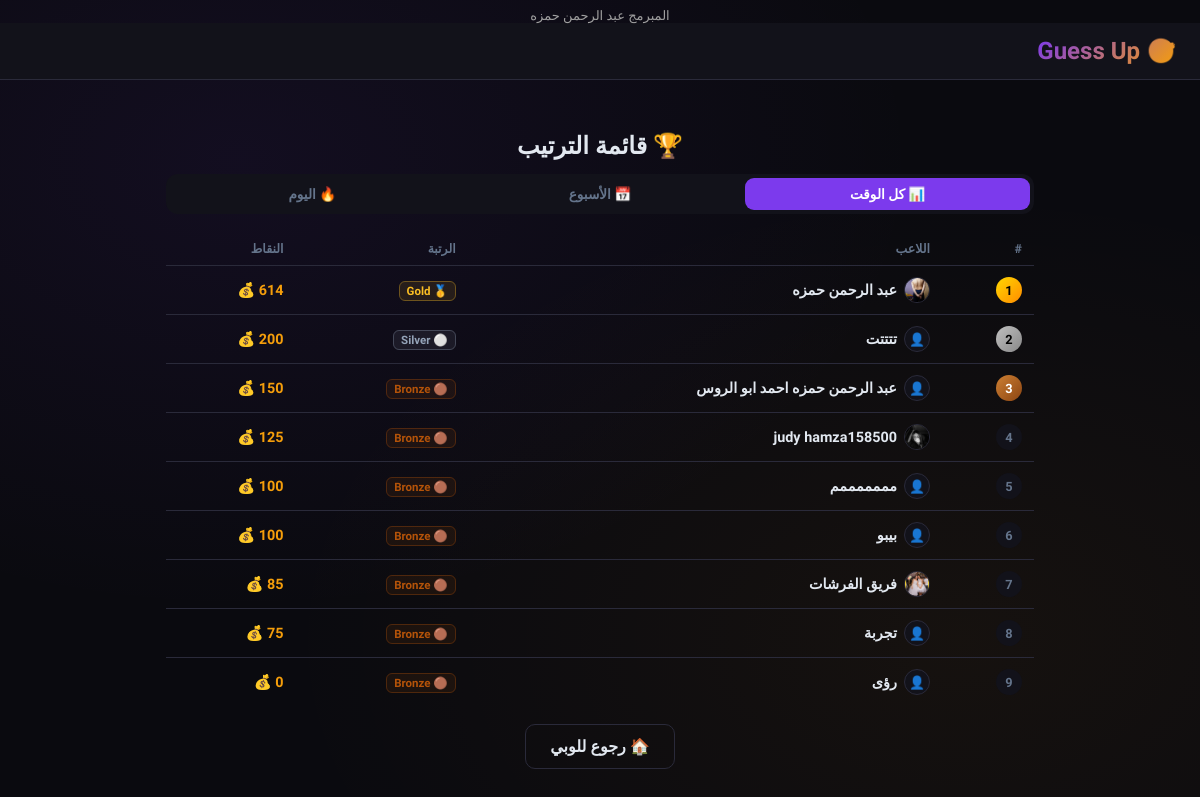
The app's page /leaderboard with its own data.
### models.py (models this page shows, shortened)
class Player(db.Model):
    __tablename__     = 'players'
    id                = db.Column(db.Integer, primary_key=True)
    player_name       = db.Column(db.String(50), unique=True, nullable=False)
    password_hash     = db.Column(db.String(256), nullable=False)
    points            = db.Column(db.Integer, default=100)
    xp                = db.Column(db.Integer, default=0)       # م12: XP
    win_streak        = db.Column(db.Integer, default=0)       # م4: Streak
    best_streak       = db.Column(db.Integer, default=0)       # م4: أحسن streak
    last_daily_reward = db.Column(db.DateTime, nullable=True)  # م2: Daily Reward
    avatar            = db.Column(db.String(200), nullable=True)
    created_at        = db.Column(db.DateTime, default=datetime.utcnow)
    @property
    def rank(self):
        if self.points >= 1000: return {'name': 'Diamond', 'icon': '💎', 'color': '#60a5fa'}
        if self.points >= 500:  return {'name': 'Gold',    'icon': '🥇', 'color': '#fbbf24'}
        if self.points >= 200:  return {'name': 'Silver',  'icon': '⚪', 'color': '#94a3b8'}
        return                         {'name': 'Bronze',  'icon': '🟤', 'color': '#b45309'}

### app.py (the view)
@app.route('/leaderboard')
def leaderboard():
    all_time = get_leaderboard(20)
    week_ago = datetime.utcnow() - timedelta(days=7)
    today    = datetime.utcnow() - timedelta(hours=24)
    def weekly_board(since, lim=20):
        rows = (db.session.query(Match.winner_id,
                    db.func.sum(Match.bet).label('earned'),
                    db.func.count(Match.id).label('wins'))
                .filter(Match.created_at >= since, Match.winner_id != None)
                .group_by(Match.winner_id)
                .order_by(db.func.sum(Match.bet).desc()).limit(lim).all())
        return [{'player': get_player_by_id(r.winner_id),
                 'earned': r.earned, 'wins': r.wins}
                for r in rows if get_player_by_id(r.winner_id)]
    return render_template('leaderboard.html',
                           players=all_time,
                           weekly=weekly_board(week_ago),
                           today=weekly_board(today))

### auth.py (called while the page is built)
def get_player_by_id(player_id):
    return Player.query.filter_by(id=player_id).first()

### points.py (called while the page is built)
def get_leaderboard(limit=20):
    return Player.query.order_by(Player.points.desc()).limit(limit).all()

### templates/Leaderboard.html (shortened to what this page needs)
{% extends 'base.html' %}
{% block content %}
<div class="container">
    <div style="text-align:center;padding:20px 0 14px">
        <h1 style="font-size:1.5rem;font-weight:900">🏆 قائمة الترتيب</h1>
    </div>
    <div class="lb-tabs">
        <button class="lb-tab active" onclick="switchTab('alltime',this)">📊 كل الوقت</button>
        <button class="lb-tab"       onclick="switchTab('weekly',this)">📅 الأسبوع</button>
        <button class="lb-tab"       onclick="switchTab('today',this)">🔥 اليوم</button>
    </div>
    <div id="tab-alltime">
        {% if players %}
        <table class="lb-table">
            <thead><tr><th>#</th><th>اللاعب</th><th>الرتبة</th><th>النقاط</th></tr></thead>
            <tbody>
            {% for p in players %}
            {% set r = p.rank %}
            <tr {% if session.player_id == p.id %}class="me-row"{% endif %}>
                <td>
                    <span class="rank-badge rank-{% if loop.index<=3 %}{{loop.index}}{% else %}n{% endif %}">
                        {{loop.index}}
                    </span>
                </td>
                <td>
                    <a href="/player/{{ p.id }}" class="player-link">
                        {% if p.avatar %}
                            <img src="/static/avatars/{{ p.avatar }}" class="avatar-xs" alt="">
                        {% else %}
                            <span class="avatar-xs-ph">👤</span>
                        {% endif %}
                        {{ p.player_name }}
                    </a>
                </td>
                <td>
                    <span class="rank-tag" data-rank-color="{{ r.color }}">
                        {{ r.icon }} {{ r.name }}
                    </span>
                </td>
                <td class="pts-cell">{{ p.points }} 💰</td>
            </tr>
            {% endfor %}
            </tbody>
        </table>
        {% else %}
        <div style="text-align:center;color:var(--muted);padding:40px">مفيش لاعبين بعد 😅</div>
        {% endif %}
    </div>
    <div style="text-align:center;margin-top:18px">
        <a href="/lobby" class="btn btn-ghost">🏠 رجوع للوبي</a>
    </div>
</div>
{% endblock %}

### templates/Base.html (shortened to what this page needs)
<!DOCTYPE html>
<html lang="ar" dir="rtl">
<head>
</head>
    <body>
        <div style="text-align: center; font-weight: 300; color: #a0a0a0; font-size: 13px; padding-top: 8px;">
            المبرمج عبد الرحمن حمزه
        </div>
    <nav>
        <a href="/" class="nav-logo">🎯 Guess Up</a>
    </nav>
    {% block content %}{% endblock %}
</body>
</html>

### templates/Base.html (style rules this page uses)
* { margin: 0; padding: 0; box-sizing: border-box; }
:root { --bg: #0a0a0f; --surface: #12121a; --card: #1a1a26; --border: #2a2a3a; --accent: #7c3aed; --accent2: #f59e0b; --green: #10b981; --red: #ef4444; --text: #e2e8f0; --muted: #64748b; --glow: 0 0 20px rgba(124,58,237,0.4); }
body { font-family: 'Cairo', sans-serif; background: var(--bg); color: var(--text); min-height: 100vh; background-image: radial-gradient(ellipse at 20% 20%, rgba(124,58,237,0.08) 0%, transparent 50%), radial-gradient(ellipse at 80% 80%, rgba(245,158,11,0.05) 0%, transparent 50%); }
nav { background: var(--surface); border-bottom: 1px solid var(--border); padding: 14px 24px; display: flex; justify-content: space-between; align-items: center; }
.nav-logo { font-size: 1.5rem; font-weight: 900; background: linear-gradient(135deg, var(--accent), var(--accent2)); -webkit-background-clip: text; -webkit-text-fill-color: transparent; text-decoration: none; }
.container { max-width: 900px; margin: 0 auto; padding: 32px 16px; }
.btn { display: inline-flex; align-items: center; justify-content: center; gap: 8px; padding: 12px 24px; border-radius: 10px; font-family: 'Cairo', sans-serif; font-size: 1rem; font-weight: 700; cursor: pointer; border: none; transition: all 0.2s; text-decoration: none; }
.btn-ghost { background: transparent; border: 1px solid var(--border); color: var(--text); }

### templates/Leaderboard.html (style rules this page uses)
.lb-tabs { display:flex;background:var(--surface);border-radius:12px;padding:4px;margin-bottom:18px;gap:3px; }
.lb-tab { flex:1;padding:8px 4px;border:none;border-radius:9px; font-family:'Cairo',sans-serif;font-size:.85rem;font-weight:700; cursor:pointer;color:var(--muted);background:transparent;transition:.2s; }
.lb-tab.active { background:var(--accent);color:#fff; }
.lb-table { width:100%;border-collapse:collapse; }
.lb-table th { padding:9px 12px;text-align:right;color:var(--muted);font-size:.78rem;font-weight:600;border-bottom:1px solid var(--border); }
.lb-table td { padding:11px 12px;border-bottom:1px solid var(--border);font-size:.9rem;vertical-align:middle; }
.lb-table tr:last-child td { border-bottom:none; }
.rank-badge { width:26px;height:26px;border-radius:50%;display:inline-flex; align-items:center;justify-content:center;font-weight:900;font-size:.8rem; }
.rank-1 { background:linear-gradient(135deg,#ffd700,#ff8c00);color:#000; }
.rank-2 { background:linear-gradient(135deg,#c0c0c0,#888);color:#000; }
.rank-3 { background:linear-gradient(135deg,#cd7f32,#8b4513);color:#fff; }
.rank-n { background:var(--surface);color:var(--muted); }
.player-link { display:flex;align-items:center;gap:7px;text-decoration:none;color:var(--text);font-weight:700; }
.avatar-xs { width:26px;height:26px;border-radius:50%;object-fit:cover;border:1px solid var(--border); }
.avatar-xs-ph { width:26px;height:26px;border-radius:50%;background:var(--surface);border:1px solid var(--border); display:inline-flex;align-items:center;justify-content:center;font-size:.8rem; }
.pts-cell { color:var(--accent2);font-weight:700; }
.rank-tag { font-size:.72rem;font-weight:700;border-radius:6px; padding:2px 7px;border:1px solid; }

### records on screen
Player: avatar (picture), player_name "عبد الرحمن حمزه", icon "🥇", name "Gold"
Player: player_name "تتتتت", icon "⚪", name "Silver"
Player: player_name "عبد الرحمن حمزه احمد ابو الروس", icon "🟤", name "Bronze"
Player: avatar (picture), player_name "judy hamza158500", icon "🟤", name "Bronze"
Player: player_name "مممممممم", icon "🟤", name "Bronze"
Player: player_name "بيبو", icon "🟤", name "Bronze"
Player: avatar (picture), player_name "فريق الفرشات", icon "🟤", name "Bronze"
Player: player_name "تجربة", icon "🟤", name "Bronze"
Player: player_name "رؤى", icon "🟤", name "Bronze"
